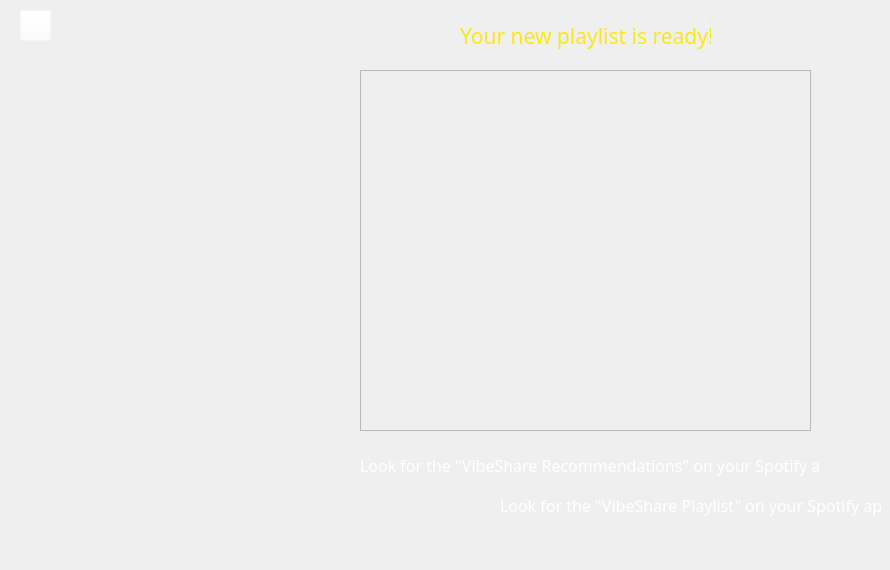
       <widget class="QWidget" name="recommendLoadingPage">
        <widget class="QFrame" name="homeButtonFrame_14">
         <property name="geometry">
          <rect>
           <x>10</x>
           <y>0</y>
           <width>51</width>
           <height>51</height>
          </rect>
         </property>
         <property name="styleSheet">
          <string notr="true">background-color: rgba(255, 255, 255, 0);</string>
         </property>
         <property name="frameShape">
          <enum>QFrame::StyledPanel</enum>
         </property>
         <property name="frameShadow">
          <enum>QFrame::Raised</enum>
         </property>
         <widget class="QPushButton" name="homeButton_rlp">
          <property name="geometry">
           <rect>
            <x>10</x>
            <y>10</y>
            <width>31</width>
            <height>31</height>
           </rect>
          </property>
          <property name="styleSheet">
           <string notr="true">QPushButton{
	image: url(:/icons/Media/icons/home_btn.png);
	background-color: rgba(255, 255, 255, 0);
}

QPushButton:hover{
	image: url(:/icons/Media/icons/home_btn.png);
	background-color: rgba(255, 255, 255, 0);
	border-style: none;
	border-radius: 40px;
}</string>
          </property>
          <property name="text">
           <string/>
          </property>
         </widget>
        </widget>
        <widget class="QLabel" name="label_17">
         <property name="geometry">
          <rect>
           <x>460</x>
           <y>20</y>
           <width>251</width>
           <height>31</height>
          </rect>
         </property>
         <property name="font">
          <font>
           <family>Humnst777 BT</family>
           <pointsize>16</pointsize>
          </font>
         </property>
         <property name="styleSheet">
          <string notr="true">color: rgb(248, 231, 28);</string>
         </property>
         <property name="text">
          <string>Your new playlist is ready!</string>
         </property>
        </widget>
        <widget class="QFrame" name="frame_5">
         <property name="geometry">
          <rect>
           <x>360</x>
           <y>70</y>
           <width>451</width>
           <height>361</height>
          </rect>
         </property>
         <property name="styleSheet">
          <string notr="true">image: url(:/images/Media/vrpLocation.png);</string>
         </property>
         <property name="frameShape">
          <enum>QFrame::StyledPanel</enum>
         </property>
         <property name="frameShadow">
          <enum>QFrame::Raised</enum>
         </property>
        </widget>
        <widget class="QLabel" name="label_18">
         <property name="geometry">
          <rect>
           <x>500</x>
           <y>450</y>
           <width>381</width>
           <height>111</height>
          </rect>
         </property>
         <property name="font">
          <font>
           <family>Humnst777 BT</family>
           <pointsize>12</pointsize>
          </font>
         </property>
         <property name="styleSheet">
          <string notr="true">color: rgb(255, 255, 255);</string>
         </property>
         <property name="text">
          <string>Look for the &quot;VibeShare Playlist&quot; on your Spotify app</string>
         </property>
        </widget>
        <widget class="QLabel" name="label_19">
         <property name="geometry">
          <rect>
           <x>360</x>
           <y>410</y>
           <width>461</width>
           <height>111</height>
          </rect>
         </property>
         <property name="font">
          <font>
           <family>Humnst777 BT</family>
           <pointsize>12</pointsize>
          </font>
         </property>
         <property name="styleSheet">
          <string notr="true">color: rgb(255, 255, 255);</string>
         </property>
         <property name="text">
          <string>Look for the &quot;VibeShare Recommendations&quot; on your Spotify app</string>
         </property>
        </widget>
       </widget>
